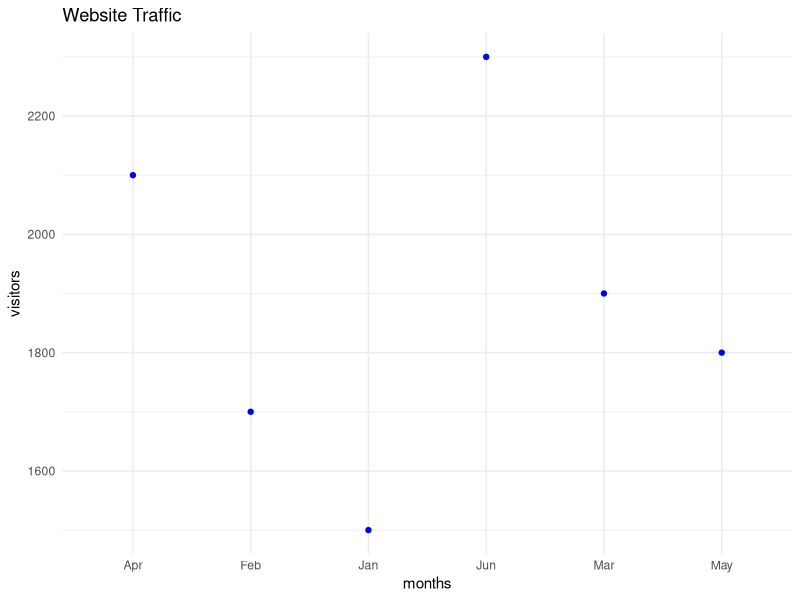

Reproduce this figure in R.
library(ggplot2)

data <- data.frame(
  months = c("Jan", "Feb", "Mar", "Apr", "May", "Jun"),
  visitors = c(1500, 1700, 1900, 2100, 1800, 2300)
)

ggplot(data, aes(x = months, y = visitors)) +
  geom_line(color = "blue") +
  geom_point(color = "blue") +
  labs(title = "Website Traffic") +
  theme_minimal()
